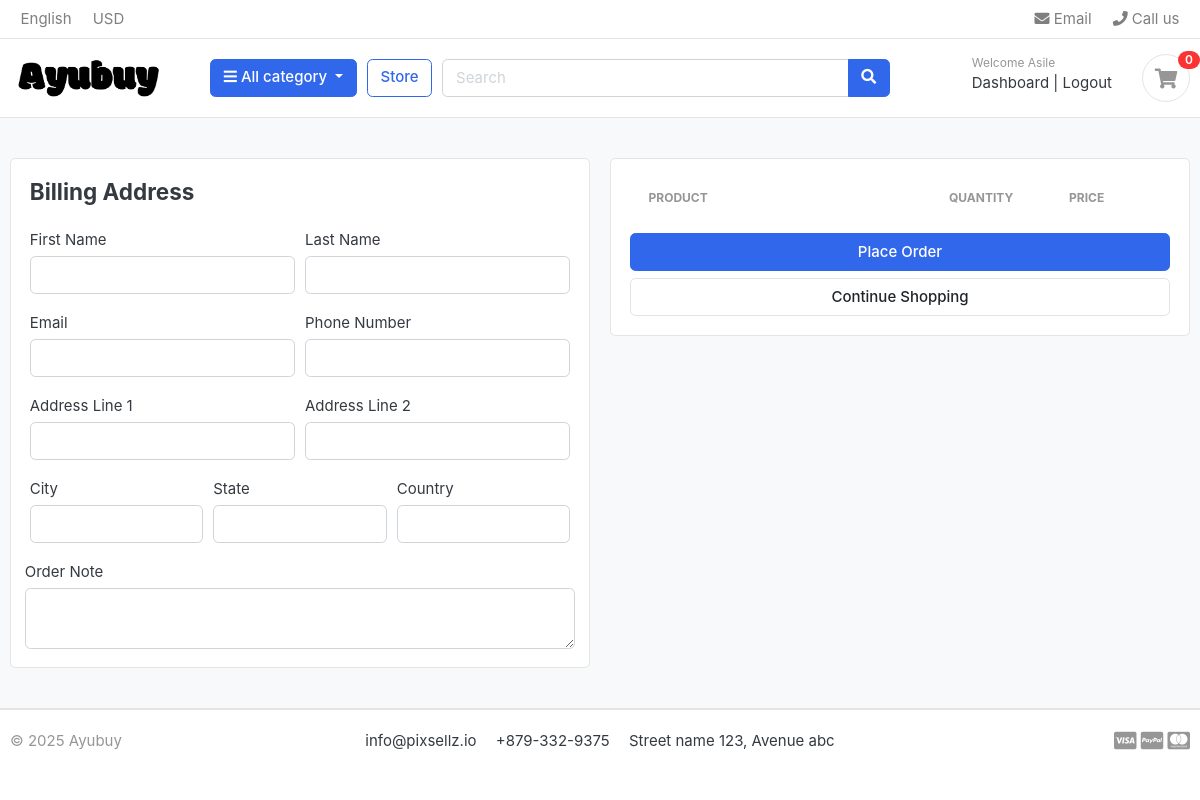
The page /cart/checkout/ (signed in) on the database as committed earlier.
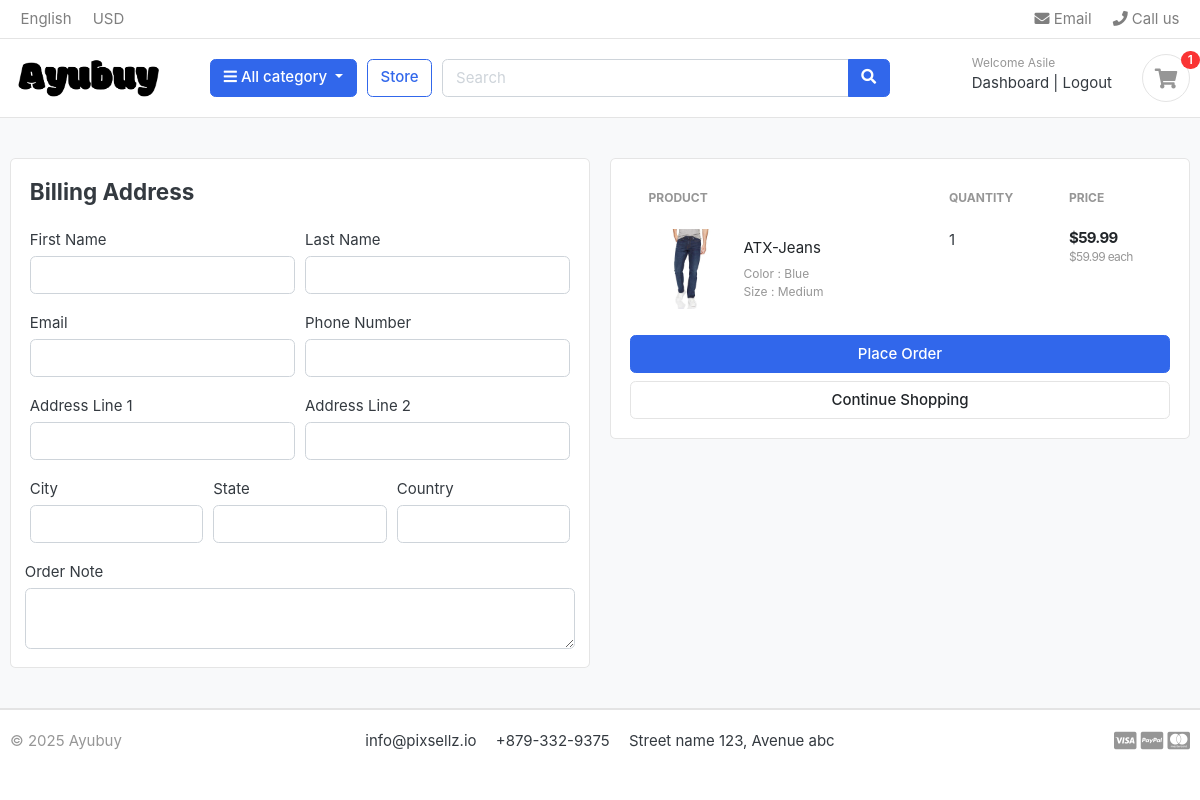
The same page on the database as committed later.
### carts/models.py (models this page shows, shortened)
class CartItem(models.Model):
    user = models.ForeignKey(Account, on_delete=models.CASCADE, null=True)
    product = models.ForeignKey(Product, on_delete=models.CASCADE)  # Product linked to the cart item
    variations = models.ManyToManyField(Variation, blank=True)
    cart = models.ForeignKey(Cart, on_delete=models.CASCADE, null=True)  # Cart associated with the item
    quantity = models.IntegerField()  # Number of products in the cart
    is_active = models.BooleanField(default=True)  # Active status of the cart item
    def sub_total(self):
        return self.product.price * self.quantity

### store/models.py (models this page shows, shortened)
class Product(models.Model):
    product_name = models.CharField(max_length=200, unique=True)  # Product name (unique)
    slug = models.SlugField(max_length=200, unique=True)  # SEO-friendly unique slug
    description = models.TextField(max_length=500, blank=True)  # Optional product description
    price = models.DecimalField(max_digits=10, decimal_places=2, default=Decimal('0.00'))  # Precise price handling
    images = models.ImageField(upload_to='photos/products')  # Product image storage path
    stock = models.PositiveIntegerField()  # Prevents negative stock values
    is_available = models.BooleanField(default=True)  # Product availability status
    category = models.ForeignKey(Category, on_delete=models.CASCADE)  # Category association
    created_date = models.DateTimeField(auto_now_add=True)  # Auto-set creation timestamp
    modified_date = models.DateTimeField(auto_now=True)  # Auto-update modification timestamp
    def get_url(self):
        return reverse('product_detail', args=[self.category.slug, self.slug])
    class Meta:
        ordering = ['-created_date']
        verbose_name = "Product"
        verbose_name_plural = "Products"

class Variation(models.Model):
    product = models.ForeignKey(Product, on_delete=models.CASCADE, related_name="variations")
    variation_category = models.CharField(max_length=100, choices=VARIATION_CATEGORY_CHOICES)
    variation_value = models.CharField(max_length=100)
    is_active = models.BooleanField(default=True)
    created_date = models.DateTimeField(auto_now=True)
    objects = VariationManager()
    class Meta:
        ordering = ['product', 'variation_category']
        verbose_name = "Variation"
        verbose_name_plural = "Variations"

### carts/views.py (the view)
# urls.py: path('checkout/', views.checkout, name="checkout"),
@login_required(login_url='login')
def checkout(request, total=0, quantity=0, cart_items=None):
    try:
        if request.user.is_authenticated:
            cart_items = CartItem.objects.filter(user=request.user, is_active=True)
        else:
            cart = Cart.objects.get(cart_id=_cart_id(request))
            cart_items = CartItem.objects.filter(cart=cart, is_active=True)
        for cart_item in cart_items:
            total += (cart_item.product.price * cart_item.quantity)  # Total cost
            quantity += cart_item.quantity  # Total quantity of items
        tax = (2 * total) / 100  # 2% tax on total
        grand_total = total + tax  # Calculate grand total including tax
    except ObjectDoesNotExist:
        cart_items = []  # If the cart does not exist, set cart items to an empty list
        tax = 0
        grand_total = 0
    context = {
        'total': total,
        'quantity': quantity,
        'cart_items': cart_items,
        'tax': tax,
        'grand_total': grand_total,
    }
    return render(request, 'store/checkout.html', context)

### carts/context_processors.py (called while the page is built)
def counter(request):
    cart_count = 0  # Initialize cart item count
    if 'admin' in request.path:
        return {}
    else:
        try:
            cart = Cart.objects.filter(cart_id=_cart_id(request))
            if request.user.is_authenticated:
                cart_items = CartItem.objects.all().filter(user=request.user)
            else:
                cart_items = CartItem.objects.all().filter(cart=cart[:1])
            for cart_item in cart_items:
                cart_count += cart_item.quantity
        except Cart.DoesNotExist:
            cart_count = 0  # If no cart exists, set cart_count to 0
    return dict(cart_count=cart_count)  # Return cart count as a dictionary for template usage

### carts/views.py (called while the page is built)
def _cart_id(request):
    if not request.session.session_key:
        request.session.create()
    return request.session.session_key

### category/context_processors.py (called while the page is built)
def menu_links(request):
    links = Category.objects.all()  # Retrieve all category objects
    return {'links': links}  # Return as a dictionary for template context

### category/models.py (called while the page is built)
    def get_url(self):
        return reverse('products_by_category', args=[self.slug])

### templates/store/checkout.html (shortened to what the changed rows need)
{% extends "base.html" %}
{% load static %}
{% block content %}
<section class="section-content padding-y bg">
    <div class="container">
    <div class="row">
        <aside class="col-lg-6">
            <div class="card">
            <div class="card-body">
                <table class="table table-borderless table-shopping-cart">
                    <thead class="text-muted">
                    <tr class="small text-uppercase">
                      <th scope="col">Product</th>
                      <th scope="col" width="120">Quantity</th>
                      <th scope="col" width="120">Price</th>
                    </tr>
                    </thead>
                    <tbody>
                    {% for cart_item in cart_items %}
                    <tr>
                        <td>
                            <figure class="itemside align-items-center">
                                <div class="aside"><img src="{{ cart_item.product.images.url}}" class="img-sm"></div>
                                <figcaption class="info">
                                    <a href="{{ cart_item.product.get_url }}" class="title text-dark">{{ cart_item.product.product_name }}</a>
                                    <p class="text-muted small">
                                        {% if cart_item.variations.all %}
                                            {% for item in cart_item.variations.all %}
                                                {{ item.variation_category | capfirst }} : {{ item.variation_value | capfirst}} <br>
                                            {% endfor %}
                                        {% endif %}
                                    </p>
                                </figcaption>
                            </figure>
                        </td>
                        <td>
                                <label for="">{{ cart_item.quantity }}</label>
                        </td>
                        <td>
                            <div class="price-wrap">
                                <var class="price">${{ cart_item.sub_total}}</var>
                                <small class="text-muted"> ${{ cart_item.product.price}} each</small>
                            </div>
                        </td>
                    </tr>
                    {% endfor %}
                    </tbody>
                    </table>
            </div>
            </div>
    </aside>
    </div>
    </div>
    </section>
{% endblock content %}

### templates/includes/navbar.html (shortened to what this page needs)
{% load static %}
<header class="section-header">
    <nav class="navbar p-md-0 navbar-expand-sm navbar-light border-bottom">
    <div class="container">
      <div class="collapse navbar-collapse" id="navbarTop4">
        <ul class="navbar-nav mr-auto">
            <li class="nav-item dropdown">
                 <a href="#" class="nav-link">   English </a>
            </li>
            <li class="nav-item dropdown">
                <a href="#" class="nav-link"> USD </a>
            </li>
        </ul>
        <ul class="navbar-nav">
            <li><a href="#" class="nav-link"> <i class="fa fa-envelope"></i> Email </a></li>
            <li><a href="#" class="nav-link"> <i class="fa fa-phone"></i> Call us </a></li>
        </ul>
      </div>
    </div>
    </nav>
    <section class="header-main border-bottom">
        <div class="container">
    <div class="row align-items-center">
        <div class="col-lg-2 col-md-3 col-6">
            <a href="{% url 'home' %}" class="brand-wrap">
                <img class="logo" src="{% static './images/logo.png' %}">
            </a>
        </div>
        <div class="col-lg col-sm col-md col-6 flex-grow-0">
            <div class="category-wrap dropdown d-inline-block float-right">
                <button type="button" class="btn btn-primary dropdown-toggle" data-toggle="dropdown">
                    <i class="fa fa-bars"></i> All category
                </button>
            </div>
        </div>
        <a href="{% url 'store' %}" class="btn btn-outline-primary">Store</a>
        <div class="col-lg  col-md-6 col-sm-12 col">
            <form action="{% url 'search' %}" class="search" method="GET">
                <div class="input-group w-100">
                    <input type="text" class="form-control" style="width:60%;" placeholder="Search" name="keyword">
                    <div class="input-group-append">
                      <button class="btn btn-primary" type="submit">
                        <i class="fa fa-search"></i>
                      </button>
                    </div>
                </div>
            </form>
        </div>
        <div class="col-lg-3 col-sm-6 col-8 order-2 order-lg-3">
                    <div class="d-flex justify-content-end mb-3 mb-lg-0">
                        {% if user.id is None %}
                        <div class="widget-header">
                            <small class="title text-muted">Welcome guest!</small>
                            <div>
                                <a href="{% url 'login' %}">Sign in</a> <span class="dark-transp"> | </span>
                                <a href="{% url 'register' %}"> Register</a>
                            </div>
                        </div>
                        {% else %}
                        <div class="widget-header">
                            <small class="title text-muted">Welcome {{ user.first_name }}</small>
                            <div>
                                <a href="{% url 'dashboard' %}">Dashboard</a> <span class="dark-transp"> | </span>
                                <a href="{% url 'logout' %}"> Logout</a>
                            </div>
                        </div>
                        {% endif %}
                        <a href="{% url 'cart' %}" class="widget-header pl-3 ml-3">
                            <div class="icon icon-sm rounded-circle border"><i class="fa fa-shopping-cart"></i></div>
                            <span class="badge badge-pill badge-danger notify">{{ cart_count }}</span>
                        </a>
                    </div>
                </div>
    </div>
        </div>
    </section>
    </header>

Rows that differ between the two databases and show on the page:
added CartItem: product.images (picture), product.product_name "ATX-Jeans", quantity "1", sub_total "59.99", product.price "59.99"
now on this page (row unchanged): Variation: variation_category "Color", variation_value "Blue"
now on this page (row unchanged): Variation: variation_category "Size", variation_value "Medium"
Other text that changed with them:
{{ cart_count }}: "0" → "1"
